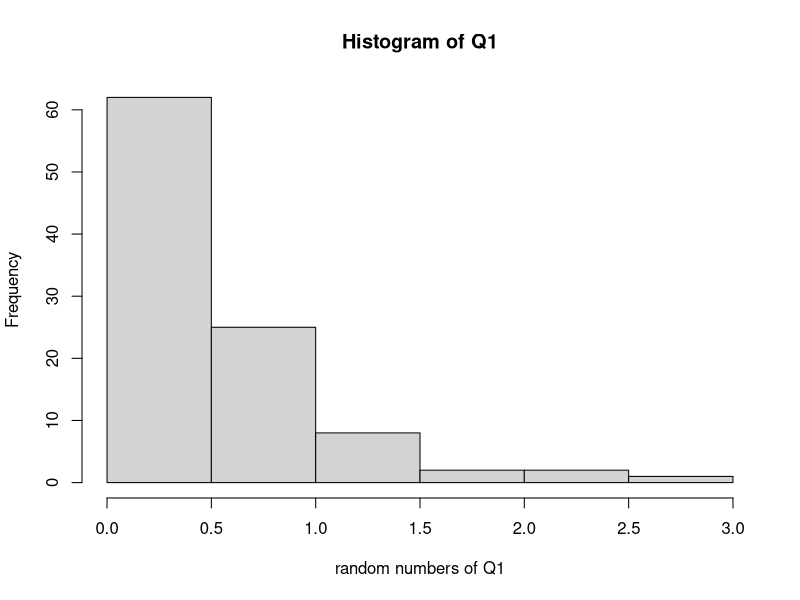
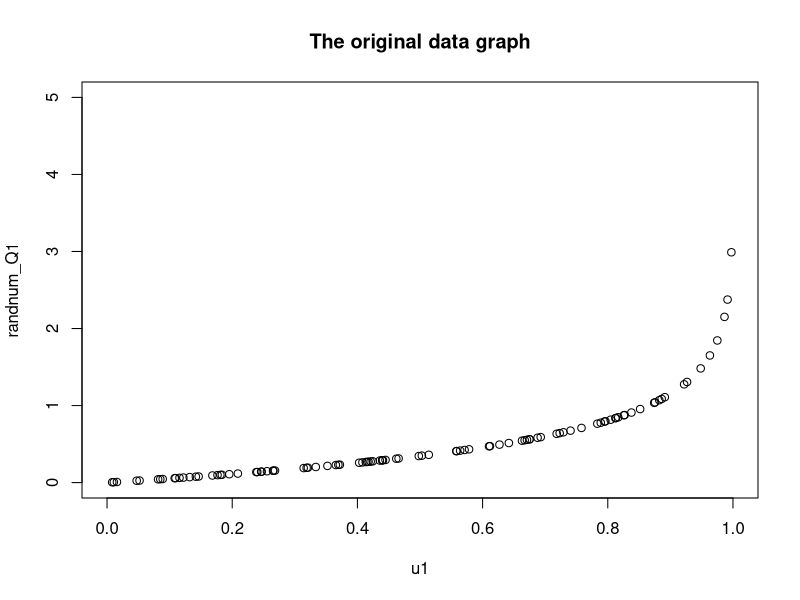
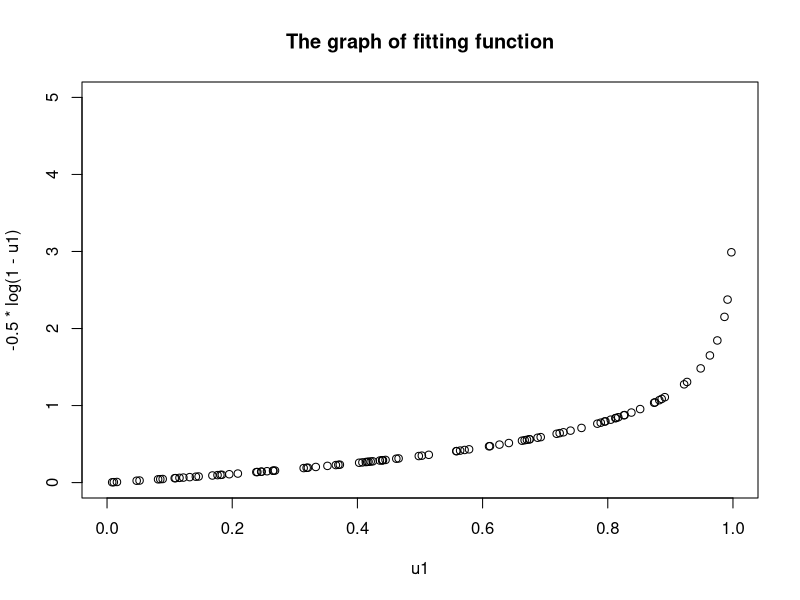
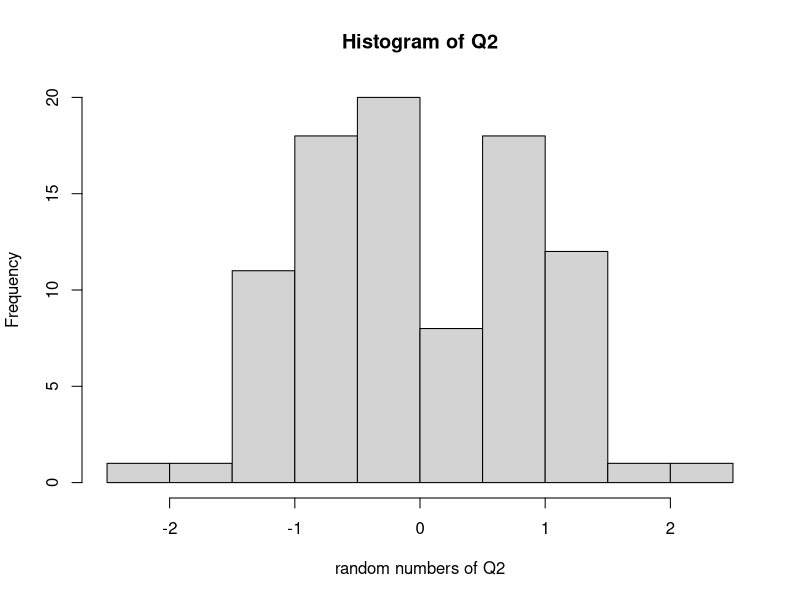
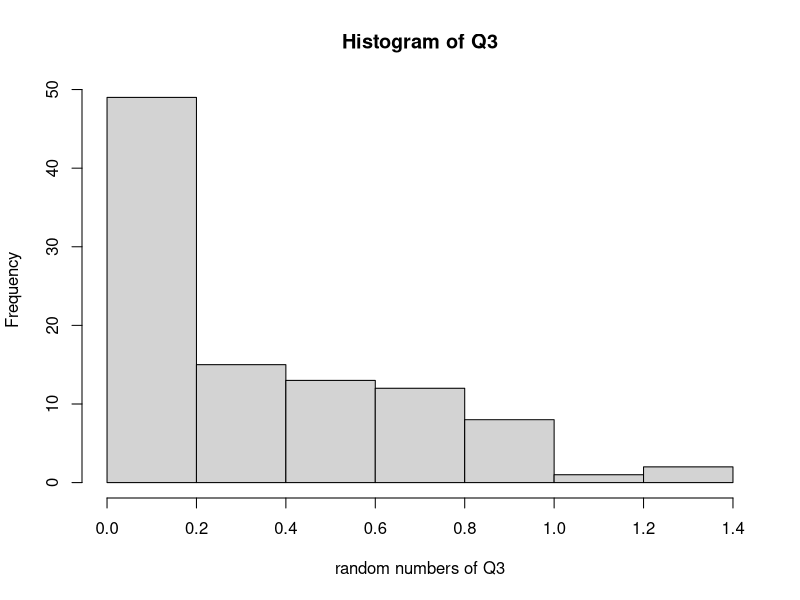
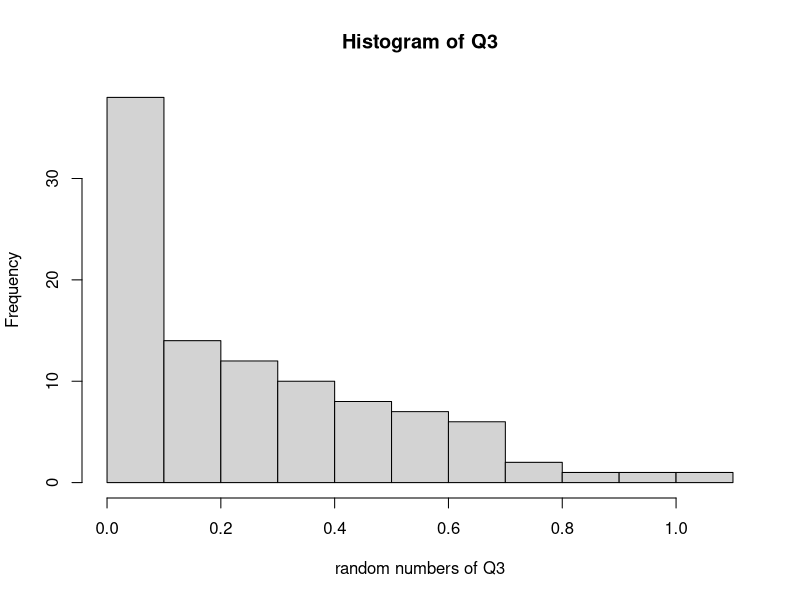
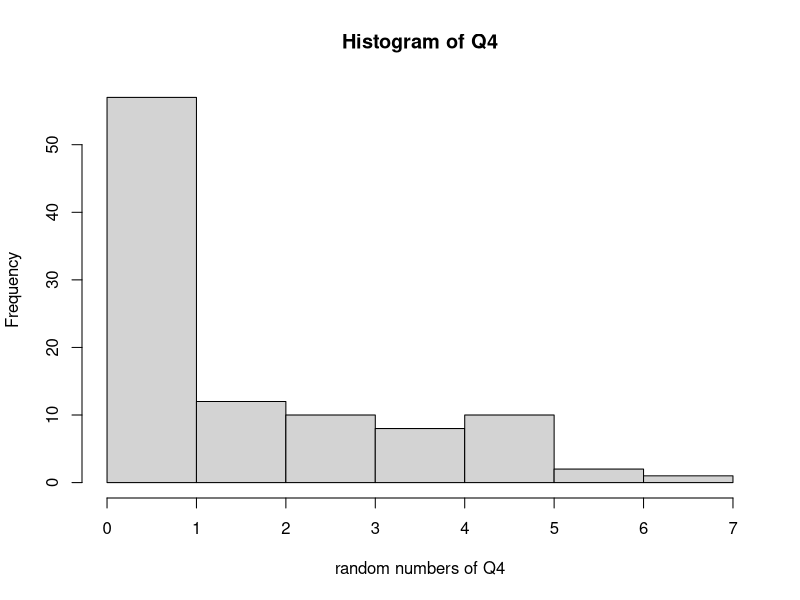
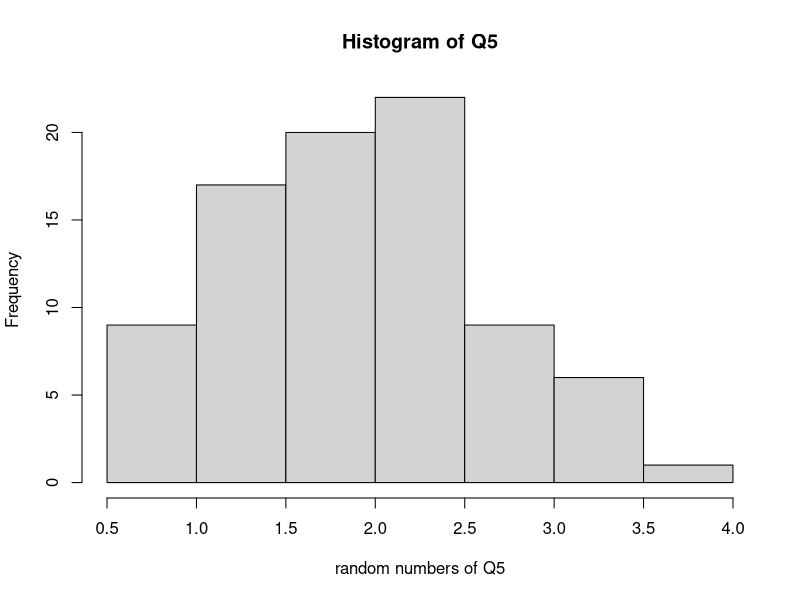

These figures' R source, in order:
## ---- chunk 1
knitr::opts_chunk$set(echo = TRUE)
## ---- chunk 2
u1 = runif(100,min = 0,max = 1)
randnum_Q1 = -log(1-u1) / 2
mean_Q1 = mean(randnum_Q1)
var_Q1 = var(randnum_Q1)    
cat("The mean and Var are ",mean_Q1,var_Q1,"\n\n")
fit = lm(randnum_Q1~log(1-u1))
summary(fit)
## ---- chunk 3
x2 = rnorm(100)
u2 = runif(100)
y2 =rep(NA,100)
M = 0.7244
for(i in 1:100)
{
  if((exp(-(x2[i])^2/2) / sqrt(2*pi)) /(M*sqrt(2) * exp(-abs(x2[i])/sqrt(2)) / 2) >u2[i])
    y2[i] = x2[i]
}
y2 =na.omit(y2)
cat("The resulting sample size is",length(y2))
## ---- chunk 4
u3 = runif(100,min = 0,max = 1)
num3_1 = -log(1-u3)/3  # generate the exponential r.v
inte_3_11 = mean(num3_1)  # the first integral is the expectation of exponential distribution
inte_3_12 = mean(log(num3_1))   # the second integral is the expectation of log fucntion with exponential distribution
cat("The first integral is ",inte_3_11,"and the second integral is",inte_3_12)
## ---- chunk 5
num3_2 = -log(1-u3)/4  # generate the exponential r.v
inte_3_21 = mean(num3_2)  # the first integral is the expectation of exponential distribution
inte_3_22 = mean(log(num3_2))   # the second integral is the expectation of log fucntion with exponential distribution
cat("The first integral is ",inte_3_21,"and the second integral is ",inte_3_22)
## ---- chunk 6
u4 = runif(100,min = 0,max = 1)
num4 = 1:length(u4)
f4 = function(x,u)
{
  return(1.5^x*exp(-1.5)/prod(1:x)-u)
}
for(i in 1:length(u4))
{
  root = uniroot(f4,c(0,1000),u = u4[i])
  num4[i] = root$root
}
p = length(num4[num4>2])/length(num4)
cat("The P(X>2) = ",p)
## ---- chunk 7
num5_gamma = 1:100
p5 = rep(1,100)
for(i in 1:100)
{
  u5 = runif(4,min = 0,max = 1)
  num5 = -log(1-u5) /2
  num5_gamma[i] = sum(num5)  #gamma distribution Gamma(4, 2) as a sum of exponentials.
  for(j in 1:4)
  {
    p5[i] = p5[i]*(1-exp(-2*num5[j]))  # since they are independent so can multiply
  }
}
cat("The gamma random numbers are ",num5_gamma,"\nThen probability corresponded with these numbers are ",p5)
## ---- chunk 8
y5 = rep(NA,100)
x5= 1:100
M = 1.44
for(i in 1:100)
{
  u5 = runif(4,min = 0,max = 1)
  num5 = -log(1-u5) /2
  x5[i] = sum(num5)  #gamma distribution Gamma(4, 2) as a sum of exponentials.
}
u5_2 = runif(100,min = 0,max = 1)
for(i in 1:100)
{
  if((8*x5[i]^2*exp(-x5[i])/(3*M))>u5_2[i])
{
  y5[i] = x5[i]
}
}
y5 = na.omit(y5)
cat("The random number from gamma(2,1) are ",y5)
## ---- chunk 9
u6 = runif(100,min = 0,max = 1)
un6 = 1-u6   # antithetic values
s= 0
for(i in 1:100)
{
  s = s+u6[i]^2+un6[i]^2
}
result1 = s/200  
cat("The E(x^2) is",result1)
## ---- chunk 10
s = 0
for( i in 1:100)
{
  s = s +u6[i]+un6[i]
}
result2 = s/200
cat("The Var(h2n) is ",result1-result2^2)
## ---- chunk 11
u7 = runif(100,max = 1,min = 0)
s1=0
s2=0
mean1 = mean(u7^2)
mean2 = mean(u7)
for(i in 1:100)
{
  s1 = s1+(u7[i]^2-u7[i])
  s2 = s2+u7[i]
}
result1 = s1/100+s2/100
cat("The E(x^2) is ",result1)
s3=0
for(i in 1:100)
{
  s3 = s3+(u7[i]^2-mean1)^2+(u7[i]-mean2)^2-2*(u7[i]^2-mean1)*(u7[i]-mean2)
}
result2 = (s3)/100^2
cat("\nThe Var(hCV) is ",result2 )
## ---- chunk 12
u81 = runif(20,min = 0,max = 0.2)
u82 = runif(20,min = 0.2,max = 0.4)
u83 = runif(20,min = 0.4,max = 0.6)
u84 = runif(20,min = 0.6,max = 0.8)
u85 = runif(20,min = 0.8,max = 1)
mean11 = mean(u81^2)
mean12 = mean(u82^2)
mean13 = mean(u83^2)
mean14 = mean(u84^2)
mean15 = mean(u85^2)
mean21 = mean(u81)
mean22 = mean(u82)
mean23 = mean(u83)
mean24 = mean(u84)
mean25 = mean(u85)
s1 = 0
for(i in 1:20)
{
  s1 = s1 +u81[i]^2+u82[i]^2+u83[i]^2+u84[i]^2+u85[i]^2
}
result1 = s1/100
cat("The E(x^2) is ",result1)
s2=0
for(i in 1:20)
{
  s3 = s3+(u81[i]^2-mean11)^2+(u81[i]-mean21)^2-2*(u81[i]^2-mean11)*(u81[i]-mean21)+(u82[i]^2-mean12)^2+(u82[i]-mean22)^2-2*(u82[i]^2-mean12)*(u82[i]-mean22)+(u83[i]^2-mean13)^2+(u83[i]-mean23)^2-2*(u83[i]^2-mean13)*(u83[i]-mean23)+(u84[i]^2-mean14)^2+(u84[i]-mean24)^2-2*(u84[i]^2-mean14)*(u84[i]-mean24)+(u85[i]^2-mean15)^2+(u85[i]-mean25)^2-2*(u85[i]^2-mean15)*(u85[i]-mean25)
}
result2 = s3/100^2
cat("\nThe Var(hCV) is ",result2 )
## ---- chunk 13
hist(randnum_Q1,breaks = 8,main = "Histogram of Q1",xlab = "random numbers of Q1")
## ---- chunk 14
plot(x= u1 ,y = randnum_Q1,,ylim =c(0,5),xlim = c(0,1),main = "The original data graph")   # from the graph, need to fit as an exponential function
## ---- chunk 15
plot(x = u1,y = -5.000e-01*log(1-u1),ylim =c(0,5),xlim = c(0,1),main = "The graph of fitting function")
## ---- chunk 16
hist(y2,breaks = 8,main = "Histogram of Q2",xlab = "random numbers of Q2")
## ---- chunk 17
hist(num3_1,breaks = 8,main = "Histogram of Q3",xlab = "random numbers of Q3")
## ---- chunk 18
hist(num3_2,breaks = 8,main = "Histogram of Q3",xlab = "random numbers of Q3")
## ---- chunk 19
hist(num4,breaks = 8,main = "Histogram of Q4",xlab = "random numbers of Q4")
## ---- chunk 20
hist(y5,breaks = 8,main = "Histogram of Q5",xlab = "random numbers of Q5")
## ---- chunk 21
hist(c(un6,u6),breaks = 8,main = "Histogram of Q6",xlab = "random numbers of Q6")
